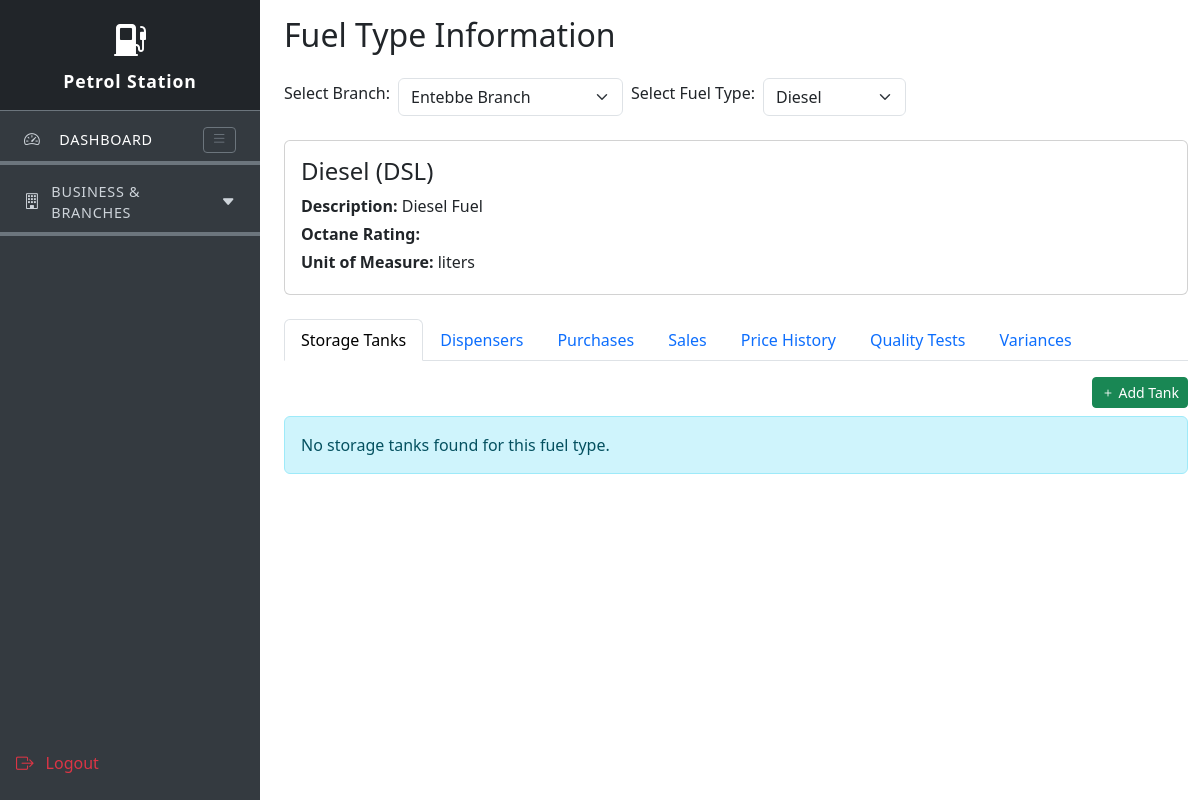
Page /public/fuel_type_info.php on the committed database.
### tables this page shows
CREATE TABLE fuel_types (
    id BIGINT UNSIGNED AUTO_INCREMENT PRIMARY KEY,
    name VARCHAR(100) UNIQUE NOT NULL,
    code VARCHAR(20) UNIQUE NOT NULL,
    description TEXT,
    octane_rating INT,
    density DECIMAL(5,3),
    color VARCHAR(50),
    unit_of_measure VARCHAR(20) DEFAULT 'liters',
    is_active BOOLEAN DEFAULT TRUE,
    created_at TIMESTAMP DEFAULT CURRENT_TIMESTAMP,
    updated_at TIMESTAMP DEFAULT CURRENT_TIMESTAMP ON UPDATE CURRENT_TIMESTAMP,
    deleted_at TIMESTAMP NULL
);

### public/fuel_type_info.php (the view, shortened to what this page needs)
<?php
require_once '../config/db_connect.php';
$all_branches = [];
$branch_sql = "SELECT id, branch_name FROM branches WHERE deleted_at IS NULL ORDER BY branch_name";
$branch_result = mysqli_query($conn, $branch_sql);
if ($branch_result) {
    while ($row = mysqli_fetch_assoc($branch_result)) {
        $all_branches[] = $row;
    }
}
$fuel_types = [];
$fuel_sql = "SELECT id, name, code, description, octane_rating, unit_of_measure FROM fuel_types WHERE deleted_at IS NULL AND is_active = 1 ORDER BY name";
$fuel_result = mysqli_query($conn, $fuel_sql);
if ($fuel_result) {
    while ($row = mysqli_fetch_assoc($fuel_result)) {
        $fuel_types[] = $row;
    }
}
$selected_fuel_id = isset($_GET['fuel_type_id']) ? intval($_GET['fuel_type_id']) : ($fuel_types[0]['id'] ?? null);
$selected_fuel = null;
foreach ($fuel_types as $ft) {
    if ($ft['id'] == $selected_fuel_id) {
        $selected_fuel = $ft;
        break;
    }
}
function h($str) { return htmlspecialchars((string)($str ?? ''), ENT_QUOTES, 'UTF-8'); }
$storage_tanks = $dispensers = $purchases = $sales = $price_history = $quality_tests = $variances = [];
?>
<!DOCTYPE html>
<html lang="en">
<head>
    <link href="https://cdn.jsdelivr.net/npm/bootstrap@5.3.0/dist/css/bootstrap.min.css" rel="stylesheet">
</head>
<body>
        <?php include '../includes/sidebar.php'; ?>
<div class="container-fluid">
    <div class="row flex-nowrap">
        <div class="col-auto d-none d-md-block p-0">
            <?php include '../includes/sidebar.php'; ?>
        </div>
        <div class="col ps-md-4 pt-3 main-content">
            <h2 class="mb-4">Fuel Type Information</h2>
            <form method="get" class="mb-4">
                <div class="row g-2 align-items-center">
                    <div class="col-auto">
                        <label for="branch_id" class="form-label">Select Branch:</label>
                    </div>
                    <div class="col-auto">
                        <select name="branch_id" id="branch_id" class="form-select" onchange="this.form.submit()">
                            <?php foreach ($all_branches as $b): ?>
                                <option value="<?php echo $b['id']; ?>" <?php if ($b['id'] == ($_GET['branch_id'] ?? '')) echo 'selected'; ?>>
                                    <?php echo htmlspecialchars($b['branch_name']); ?>
                                </option>
                            <?php endforeach; ?>
                        </select>
                    </div>
                    <div class="col-auto">
                        <label for="fuel_type_id" class="form-label">Select Fuel Type:</label>
                    </div>
                    <div class="col-auto">
                        <select name="fuel_type_id" id="fuel_type_id" class="form-select" onchange="this.form.submit()">
                            <?php foreach ($fuel_types as $ft): ?>
                                <option value="<?php echo $ft['id']; ?>" <?php if ($ft['id'] == ($_GET['fuel_type_id'] ?? '')) echo 'selected'; ?>>
                                    <?php echo htmlspecialchars($ft['name']); ?>
                                </option>
                            <?php endforeach; ?>
                        </select>
                    </div>
                </div>
            </form>
            <?php if ($selected_fuel): ?>
                <div class="card mb-4">
                    <div class="card-body">
                        <h4 class="card-title mb-2"><?php echo h($selected_fuel['name']); ?> (<?php echo h($selected_fuel['code']); ?>)</h4>
                        <p class="mb-1"><strong>Description:</strong> <?php echo h($selected_fuel['description']); ?></p>
                        <p class="mb-1"><strong>Octane Rating:</strong> <?php echo h($selected_fuel['octane_rating']); ?></p>
                        <p class="mb-1"><strong>Unit of Measure:</strong> <?php echo h($selected_fuel['unit_of_measure']); ?></p>
                    </div>
                </div>
                <ul class="nav nav-tabs mb-3" id="fuelTabs" role="tablist">
                    <li class="nav-item" role="presentation"><button class="nav-link active" id="tanks-tab" data-bs-toggle="tab" data-bs-target="#tanks" type="button" role="tab">Storage Tanks</button></li>
                    <li class="nav-item" role="presentation"><button class="nav-link" id="dispensers-tab" data-bs-toggle="tab" data-bs-target="#dispensers" type="button" role="tab">Dispensers</button></li>
                    <li class="nav-item" role="presentation"><button class="nav-link" id="purchases-tab" data-bs-toggle="tab" data-bs-target="#purchases" type="button" role="tab">Purchases</button></li>
                    <li class="nav-item" role="presentation"><button class="nav-link" id="sales-tab" data-bs-toggle="tab" data-bs-target="#sales" type="button" role="tab">Sales</button></li>
                    <li class="nav-item" role="presentation"><button class="nav-link" id="price-tab" data-bs-toggle="tab" data-bs-target="#price" type="button" role="tab">Price History</button></li>
                    <li class="nav-item" role="presentation"><button class="nav-link" id="quality-tab" data-bs-toggle="tab" data-bs-target="#quality" type="button" role="tab">Quality Tests</button></li>
                    <li class="nav-item" role="presentation"><button class="nav-link" id="variance-tab" data-bs-toggle="tab" data-bs-target="#variance" type="button" role="tab">Variances</button></li>
                </ul>
                <div class="tab-content" id="fuelTabsContent">
                    <div class="tab-pane fade show active" id="tanks" role="tabpanel">
                        <div class="d-flex justify-content-end mb-2">
                            <button class="btn btn-success btn-sm" data-bs-toggle="modal" data-bs-target="#addTankModal">
                                <i class="bi bi-plus"></i> Add Tank
                            </button>
                        </div>
                        <?php if ($storage_tanks): ?>
                            <div class="table-responsive"><table class="table table-sm table-bordered align-middle mb-0"><thead><tr><th>Branch</th><th>Tank #</th><th>Capacity</th><th>Current Level</th><th>Status</th><th class="text-end">Actions</th></tr></thead><tbody>
                                <?php foreach ($storage_tanks as $t): ?>
                                    <tr><td><?php echo h($t['branch_name']); ?></td><td><?php echo h($t['tank_number']); ?></td><td><?php echo h($t['capacity']); ?></td><td><?php echo h($t['current_level']); ?></td><td><?php echo h($t['status']); ?></td><td class="text-end"><button class="btn btn-primary btn-sm me-1" data-bs-toggle="modal" data-bs-target="#editTankModal<?php echo $t['id']; ?>"><i class="bi bi-pencil"></i></button><button class="btn btn-danger btn-sm" data-bs-toggle="modal" data-bs-target="#deleteTankModal<?php echo $t['id']; ?>"><i class="bi bi-trash"></i></button></td></tr>
                                <?php endforeach; ?>
                            </tbody></table></div>
                            <div class="d-block d-md-none small text-muted mt-2">Swipe left/right to see more columns.</div>
                        <?php else: ?><div class="alert alert-info">No storage tanks found for this fuel type.</div><?php endif; ?>
                    </div>
                </div>
            <?php else: ?>
                <div class="alert alert-warning">No fuel type selected or available.</div>
            <?php endif; ?>
        </div>
    </div>
</div>
</body>
</html>

### includes/sidebar.php (style rules this page uses)
.main-content { position: fixed; top: 0; left: 260px; width: calc(100vw - 260px); height: 100vh; overflow-y: auto; margin-left: 0; padding-left: 0; padding-top: 0; transition: left 0.2s, width 0.2s; }
.main-content.expanded { left: 260px; width: calc(100vw - 260px); }

### rows in the picture
fuel_types: name "Diesel", code "DSL", description "Diesel Fuel", unit_of_measure "liters"

### other values in the picture
$module['section'] "BUSINESS & BRANCHES"
form field branch_id "Entebbe Branch"
form field fuel_type_id "Diesel"
